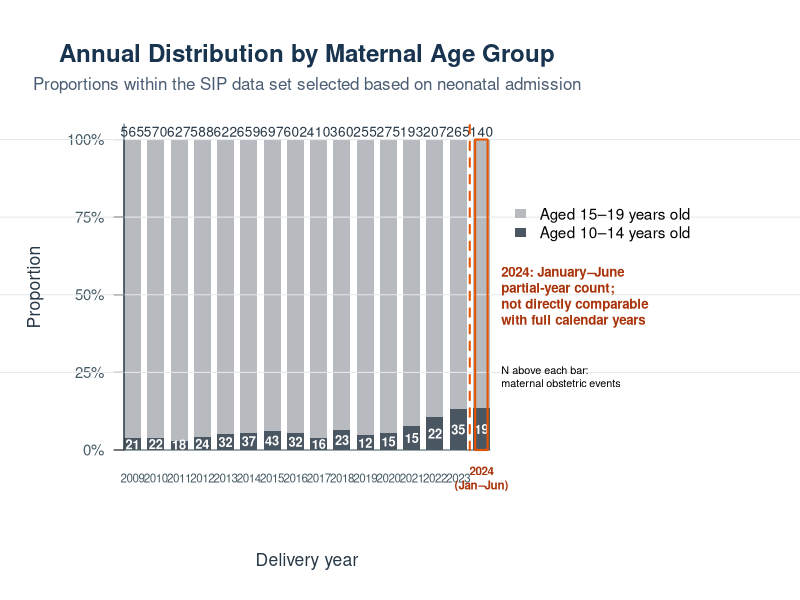

Source code (R):
## Figure 3: annual distribution by maternal age group (US academic English).
library(ragg)

years <- 2009:2024
totals <- c(565,570,627,588,622,659,697,602,410,360,255,275,193,207,265,140)
younger <- c(21,22,18,24,32,37,43,32,16,23,12,15,15,22,35,19)
older <- totals - younger
prop_young <- younger/totals
prop_old <- older/totals

out_path <- "manuscript/media/media/image3.jpeg"
agg_jpeg(out_path, width=1600, height=950, units="px", res=150, quality=96,
         background="white")
par(mar=c(7.5,6.2,6.2,15.5), family="sans", xaxs="i", yaxs="i", xpd=NA)
x <- barplot(rbind(prop_young,prop_old), beside=FALSE, col=c("#4A5661","#B7BBC0"),
             border=NA, space=.35, ylim=c(0,1.05), axes=FALSE, xlab="", ylab="")
axis(2, at=seq(0,1,.25), labels=paste0(seq(0,100,25),"%"), las=1,
     col.axis="#455A64", cex.axis=.9)
text(x[1:15], -.09, as.character(2009:2023), col="#455A64", cex=.70)
text(x[16], -.09, "2024\n(Jan–Jun)", col="#A9330A", cex=.70, font=2)
abline(h=seq(.25,1,.25), col="#E5E9EC", lwd=1)
box(bty="l", col="#455A64")
mtext("Delivery year", side=1, line=5, cex=1.05, col="#263746")
mtext("Proportion", side=2, line=4, cex=1.05, col="#263746")
title(main="Annual Distribution by Maternal Age Group", line=3.1, cex.main=1.45,
      col.main="#18344F", font.main=2)
mtext("Proportions within the SIP data set selected based on neonatal admission", side=3,
      line=1.5, cex=1.02, col="#4B5D73")
text(x, 1.025, totals, cex=.82, col="#263746")
text(x, pmax(prop_young/2,.018), younger, cex=.77, col="white", font=2)

orange <- "#E65300"
segments((x[15]+x[16])/2, 0, (x[15]+x[16])/2, 1.05,
         col=orange, lty=2, lwd=2)
rect(x[16]-.36,0,x[16]+.36,1,border=orange,lwd=2)
legend(max(x)+1.15,.82, legend=c("Aged 15–19 years old","Aged 10–14 years old"),
       fill=c("#B7BBC0","#4A5661"), border=NA, bty="n", cex=.92)
text(max(x)+1.15,.59,"2024: January–June\npartial-year count;\nnot directly comparable\nwith full calendar years",
     adj=c(0,1), col="#A9330A", font=2, cex=.8)
text(max(x)+1.15,.27,"N above each bar:\nmaternal obstetric events",adj=c(0,1),cex=.65)
invisible(dev.off())
cat("Figure 3 regenerated at", out_path, "\n")
